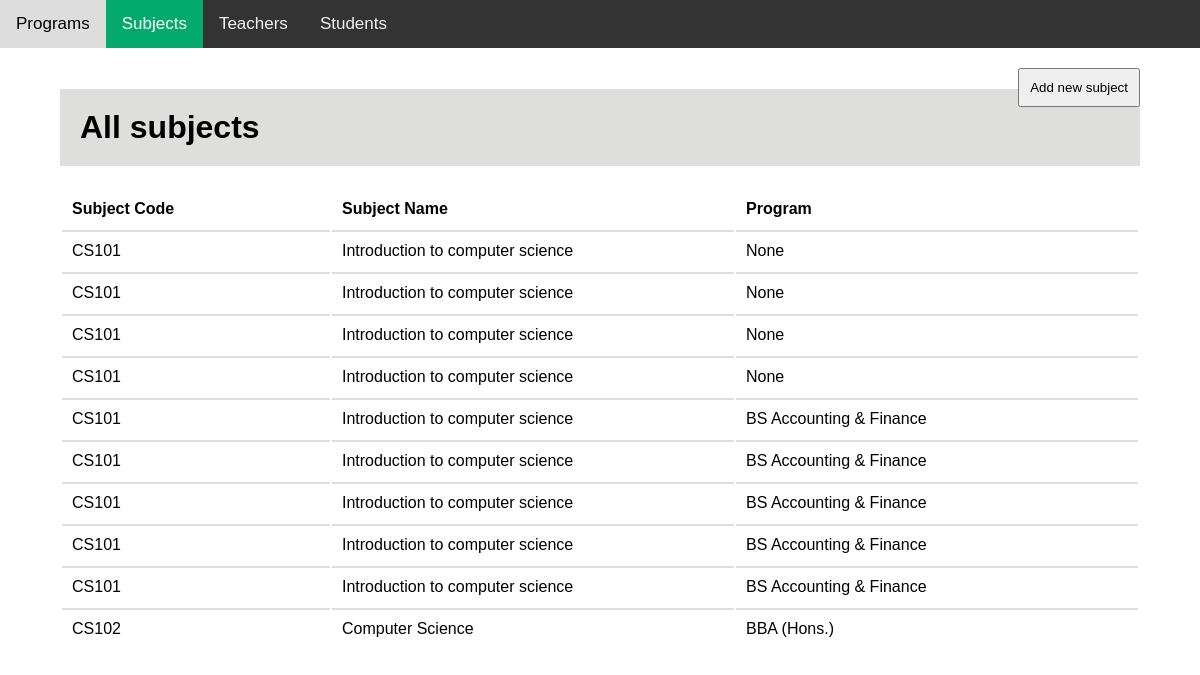
The page /Subjects/ on the database its author committed.
### MS/models.py (models this page shows)
class Subject(models.Model):
    subject_code = models.CharField(max_length=100)
    subject_name = models.CharField(max_length=100)
    program = models.ForeignKey(Program, null=True, on_delete=models.CASCADE, related_name='subject_programs')
    def __str__(self):
        return f"{self.subject_code} - {self.subject_name}"

class Program(models.Model):
    programs = models.CharField(max_length=100)
    description = models.TextField(null=True)
    duration = models.CharField(max_length=100, null=True)
    eligibilityCriteria = models.CharField(max_length=200 )
    creditHours = models.PositiveIntegerField(default=0)
    def __str__(self):
        return self.programs

### LMS/views.py (the view)
# urls.py: path('Subjects/', views.Subjects_list),
def Subjects_list(request):
    subjects_list = Subject.objects.all()
    print(subjects_list)
    return render(request, 'subject.html', {'subject': subjects_list})

### templates/subject.html (shortened to what this page needs)
{% extends 'base.html' %}
{% block content %}
<!DOCTYPE html>
<html lang="en">
<head>
</head>
<body>
    <div style="width: 90%; margin: auto;padding: 20px;">
        <a href="/AddSubject/"><button type="submit" value="Add new program" style="padding: 10px; float: right; ;">Add new subject</button></a>
    <h1  style="background-color:#dededc; padding: 20px; text-decoration-color: beige;">All subjects</h1>
<table style="width: 100%;">
    <tr>
        <th style="width: 20%; text-align: left;padding: 10px;">Subject Code</th>
        <th style="width: 30%; text-align: left;padding: 10px;">Subject Name</th>
        <th style="width: 30%; text-align: left;padding: 10px;">Program</th>
    </tr>
    {% for p in subject %}
    <tr>
        <td style="width: 20%; padding: 10px; border-top: 2px solid  #dededc;">{{p.subject_code}}</td>
        <td style="width: 30%; padding: 10px; border-top: 2px solid  #dededc;">{{p.subject_name}}</td>
        <td style="width: 30%; padding: 10px; border-top: 2px solid  #dededc;">{{p.program}}</td>
    </tr>
    {% endfor %}
</table>
</div>
</body>
</html>
{% endblock %}

### templates/base.html
{% include 'header.html' %}
{% block content %}
{% endblock %}

### templates/header.html (shortened to what this page needs)
<!DOCTYPE html>
<html>
<head>
</head>
<body>
<div class="topnav">
  <a class="{% if request.path == '/program/' %} active {% endif %}" href="/program/">Programs</a>
  <a class="{% if request.path == '/Subjects/' %} active {% endif %}" href="/Subjects/">Subjects</a>
  <a class="{% if request.path == '/teacher/' %} active {% endif %}" href="/teacher/">Teachers</a>
  <a href="#">Students</a>
</div>
</body>
</html>

### templates/header.html (style rules this page uses)
body { margin: 0; font-family: Arial, Helvetica, sans-serif; }
.topnav { overflow: hidden; background-color: #333; }
.topnav a { float: left; color: #f2f2f2; text-align: center; padding: 14px 16px; text-decoration: none; font-size: 17px; }
.topnav a.active { background-color: #04AA6D; color: white; }

### rows shown on the page
Subject: subject_code "CS101", subject_name "Introduction to computer science", program "None"
Subject: subject_code "CS101", subject_name "Introduction to computer science", program "None"
Subject: subject_code "CS101", subject_name "Introduction to computer science", program "None"
Subject: subject_code "CS101", subject_name "Introduction to computer science", program "None"
Subject: subject_code "CS101", subject_name "Introduction to computer science", program "BS Accounting & Finance"
Subject: subject_code "CS101", subject_name "Introduction to computer science", program "BS Accounting & Finance"
Subject: subject_code "CS101", subject_name "Introduction to computer science", program "BS Accounting & Finance"
Subject: subject_code "CS101", subject_name "Introduction to computer science", program "BS Accounting & Finance"
Subject: subject_code "CS101", subject_name "Introduction to computer science", program "BS Accounting & Finance"
Subject: subject_code "CS102", subject_name "Computer Science", program "BBA (Hons.)"
